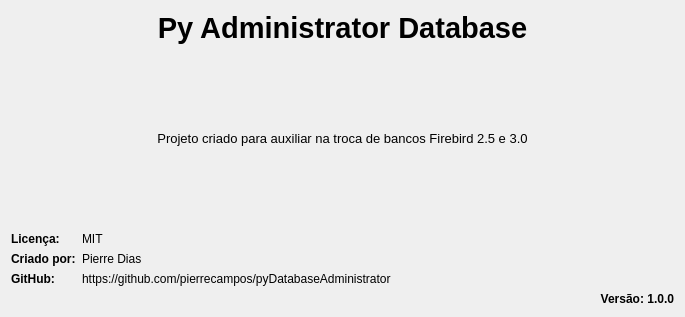
<?xml version="1.0" encoding="UTF-8"?>
<ui version="4.0">
 <class>Info</class>
 <widget class="QWidget" name="Info">
  <property name="geometry">
   <rect>
    <x>0</x>
    <y>0</y>
    <width>685</width>
    <height>317</height>
   </rect>
  </property>
  <property name="windowTitle">
   <string>Info</string>
  </property>
  <layout class="QGridLayout" name="gridLayout">
   <item row="4" column="0">
    <widget class="QLabel" name="label_3">
     <property name="sizePolicy">
      <sizepolicy hsizetype="Fixed" vsizetype="Fixed">
       <horstretch>0</horstretch>
       <verstretch>0</verstretch>
      </sizepolicy>
     </property>
     <property name="font">
      <font>
       <weight>75</weight>
       <bold>true</bold>
      </font>
     </property>
     <property name="text">
      <string>Licença:</string>
     </property>
    </widget>
   </item>
   <item row="5" column="1">
    <widget class="QLabel" name="label_6">
     <property name="text">
      <string>Pierre Dias</string>
     </property>
    </widget>
   </item>
   <item row="6" column="0">
    <widget class="QLabel" name="label_7">
     <property name="sizePolicy">
      <sizepolicy hsizetype="Fixed" vsizetype="Fixed">
       <horstretch>0</horstretch>
       <verstretch>0</verstretch>
      </sizepolicy>
     </property>
     <property name="font">
      <font>
       <weight>75</weight>
       <bold>true</bold>
      </font>
     </property>
     <property name="text">
      <string>GitHub:</string>
     </property>
    </widget>
   </item>
   <item row="5" column="0">
    <widget class="QLabel" name="label_5">
     <property name="sizePolicy">
      <sizepolicy hsizetype="Fixed" vsizetype="Fixed">
       <horstretch>0</horstretch>
       <verstretch>0</verstretch>
      </sizepolicy>
     </property>
     <property name="font">
      <font>
       <weight>75</weight>
       <bold>true</bold>
      </font>
     </property>
     <property name="text">
      <string>Criado por:</string>
     </property>
    </widget>
   </item>
   <item row="3" column="0">
    <spacer name="verticalSpacer">
     <property name="orientation">
      <enum>Qt::Vertical</enum>
     </property>
     <property name="sizeHint" stdset="0">
      <size>
       <width>20</width>
       <height>40</height>
      </size>
     </property>
    </spacer>
   </item>
   <item row="4" column="1">
    <widget class="QLabel" name="label_4">
     <property name="text">
      <string>MIT</string>
     </property>
    </widget>
   </item>
   <item row="1" column="0">
    <spacer name="verticalSpacer_2">
     <property name="orientation">
      <enum>Qt::Vertical</enum>
     </property>
     <property name="sizeHint" stdset="0">
      <size>
       <width>20</width>
       <height>40</height>
      </size>
     </property>
    </spacer>
   </item>
   <item row="6" column="1" colspan="2">
    <widget class="QPushButton" name="btnLinkGitHub">
     <property name="cursor">
      <cursorShape>PointingHandCursor</cursorShape>
     </property>
     <property name="styleSheet">
      <string notr="true">QPushButton{
border: 0;
text-align:left;
}
QPushButton:hover{
color: blue;
}
</string>
     </property>
     <property name="text">
      <string>https://github.com/pierrecampos/pyDatabaseAdministrator</string>
     </property>
    </widget>
   </item>
   <item row="2" column="0" colspan="3">
    <widget class="QLabel" name="label_2">
     <property name="sizePolicy">
      <sizepolicy hsizetype="Preferred" vsizetype="Fixed">
       <horstretch>0</horstretch>
       <verstretch>0</verstretch>
      </sizepolicy>
     </property>
     <property name="font">
      <font>
       <pointsize>10</pointsize>
      </font>
     </property>
     <property name="text">
      <string>Projeto criado para auxiliar na troca de bancos Firebird 2.5 e 3.0</string>
     </property>
     <property name="alignment">
      <set>Qt::AlignCenter</set>
     </property>
    </widget>
   </item>
   <item row="0" column="0" colspan="3">
    <widget class="QLabel" name="label">
     <property name="sizePolicy">
      <sizepolicy hsizetype="Preferred" vsizetype="Fixed">
       <horstretch>0</horstretch>
       <verstretch>0</verstretch>
      </sizepolicy>
     </property>
     <property name="font">
      <font>
       <family>Arial</family>
       <pointsize>22</pointsize>
       <weight>75</weight>
       <bold>true</bold>
      </font>
     </property>
     <property name="text">
      <string>Py Administrator Database</string>
     </property>
     <property name="alignment">
      <set>Qt::AlignCenter</set>
     </property>
    </widget>
   </item>
   <item row="7" column="0" colspan="3">
    <widget class="QLabel" name="label_9">
     <property name="sizePolicy">
      <sizepolicy hsizetype="Preferred" vsizetype="Fixed">
       <horstretch>0</horstretch>
       <verstretch>0</verstretch>
      </sizepolicy>
     </property>
     <property name="font">
      <font>
       <weight>75</weight>
       <bold>true</bold>
      </font>
     </property>
     <property name="text">
      <string>Versão: 1.0.0</string>
     </property>
     <property name="alignment">
      <set>Qt::AlignRight|Qt::AlignTrailing|Qt::AlignVCenter</set>
     </property>
    </widget>
   </item>
  </layout>
 </widget>
 <resources/>
 <connections/>
</ui>
